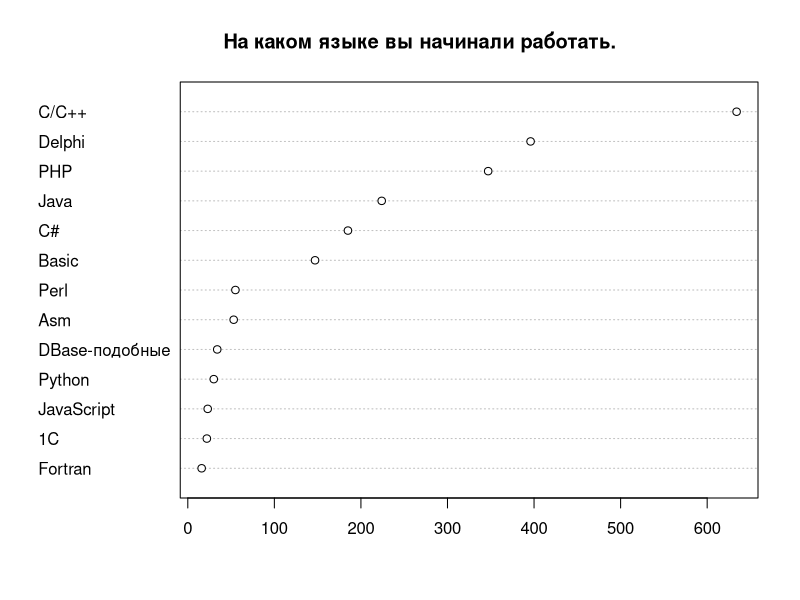
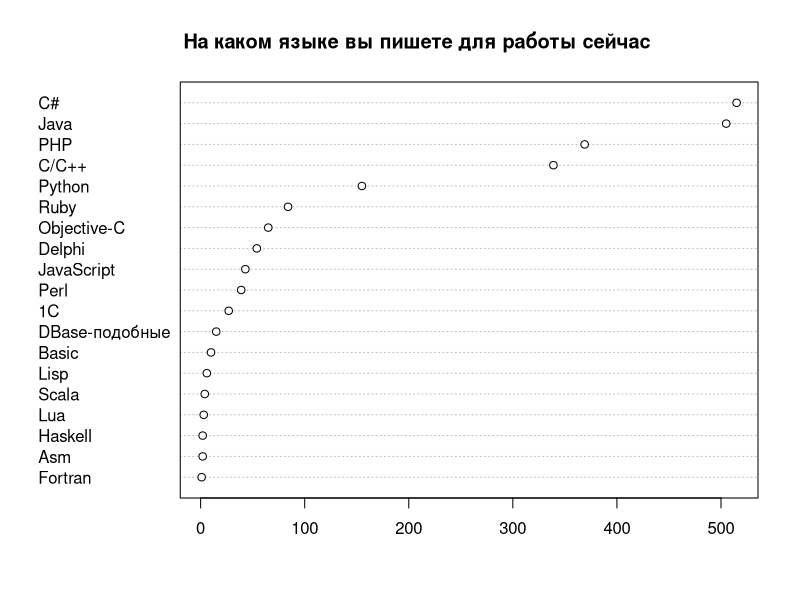
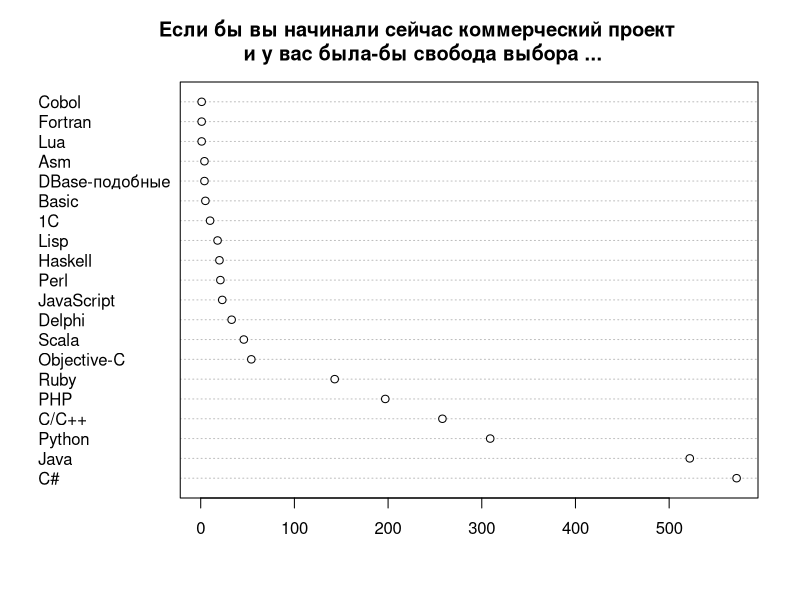
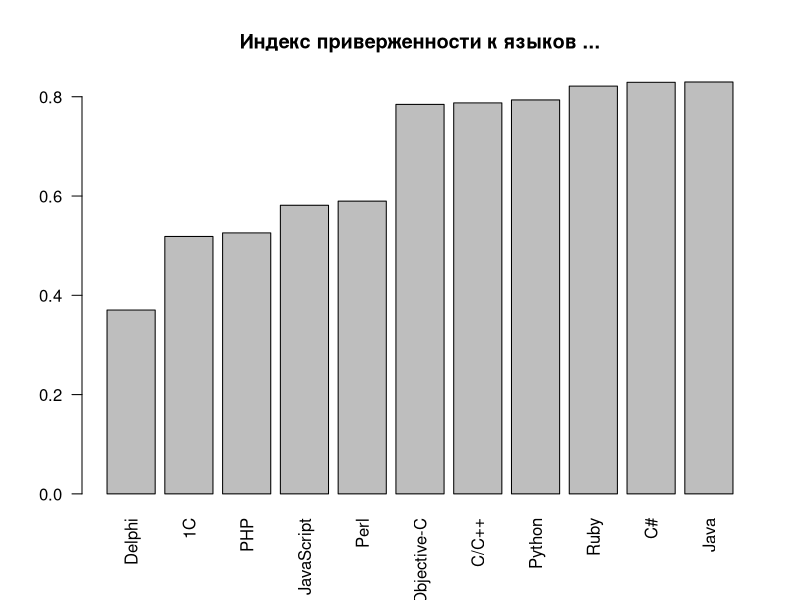
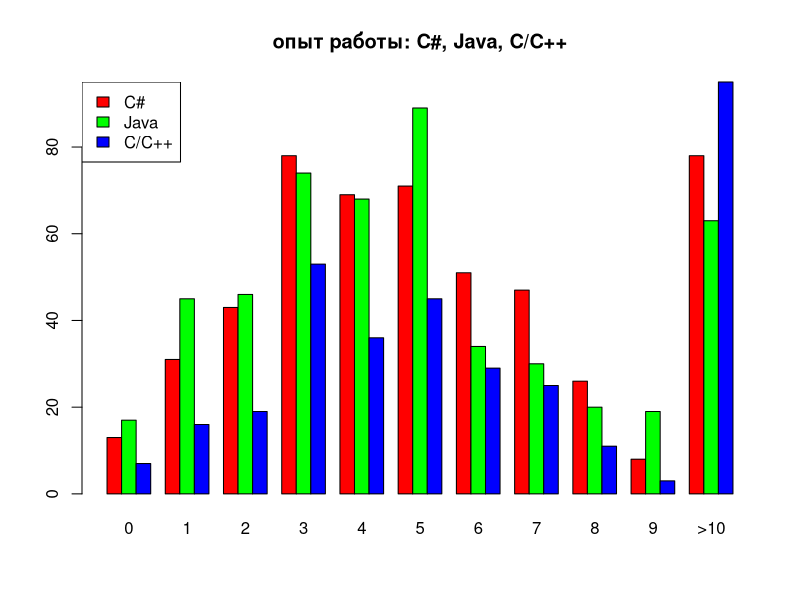
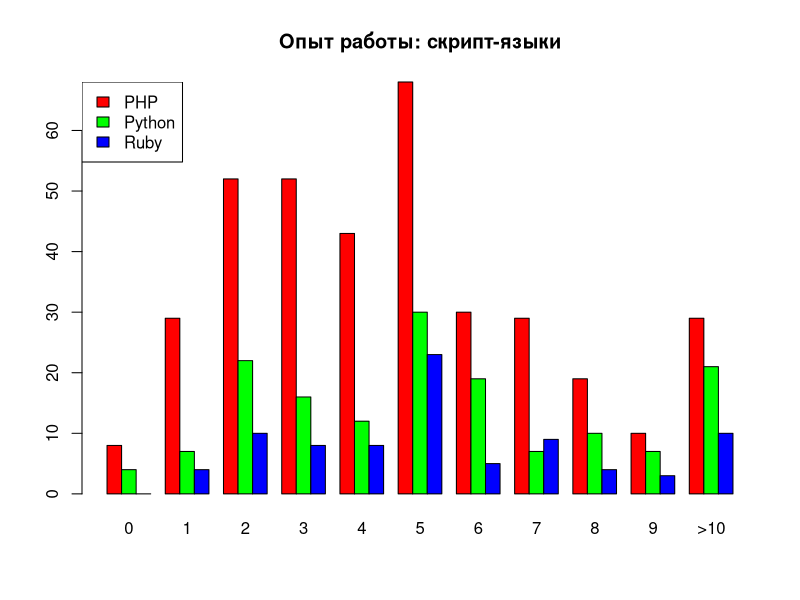
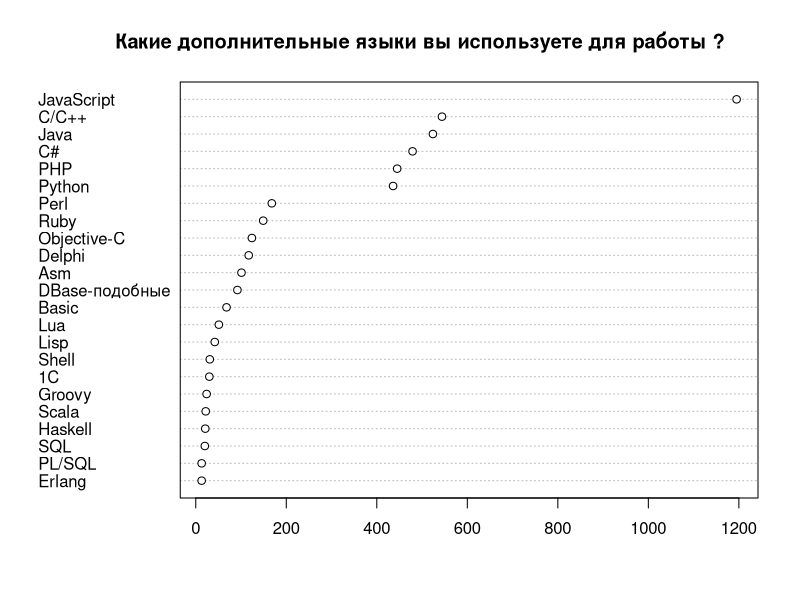
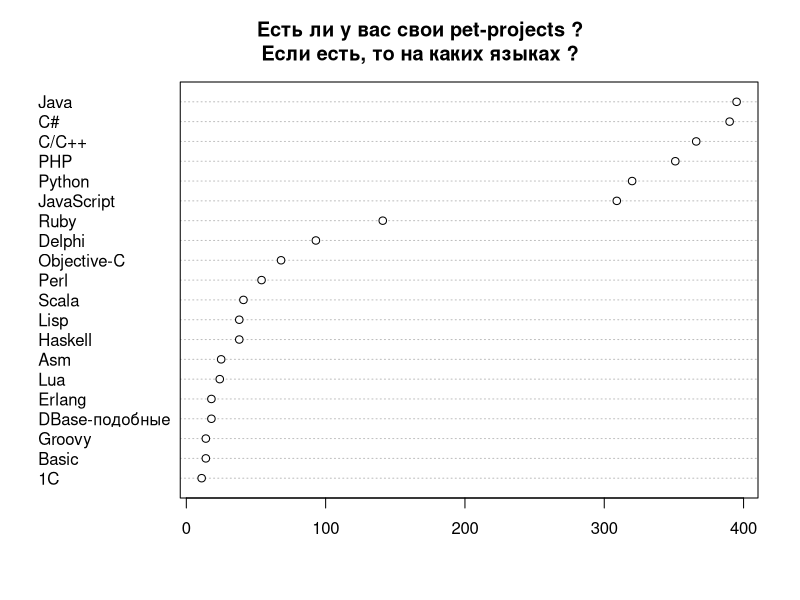

These figures' R source, in order: (Note: this script raises an error after producing the figures.)
# R scripts for cleanup and produsing some statistics for dou questionare.
# (see report on http://www.developers.org.ua/archives/rssh/2010/12/14/programming-languages-rating-2010/ )
# Statistics is incomplete, some steps (such as calculating right bounds 
#  for statistically corrected data)  not included.
#
# Use this on own risc.
#
# You can use and redistribute this scripts and GNU General Public License 
# version 2 or later.
#
# (C) Ruslan Shevchenko <ruslan@shevchenko.kiev.ua> 2010
#
# note, that scripts contains cyrillic comments in utf8 encoding.

#config
drawNow=TRUE

qs <- read.csv(file="questionare1.csv", head=TRUE, sep=",")
# normalize data

# попробуес привести к нормальному виду список дополнительных языков:
normalizeLanguage <- function(x) {
  x <- gsub("(^ )|( $)","",x);
  x <- gsub("(ActionScript(.+)$)|(Action *Script.*$)|AS3|AS|as3",
            "JavaScript",x);
  x <- gsub("actionscript|Actionscript|ActionScript|actionScript|(Adobe Fl.*)",
            "JavaScript",x);
  x <- gsub("JavaScript(.*)","JavaScript",x);
  x <- gsub("groovy","Groovy",x);
  x <- gsub("Groovy / Grails at back-end","Groovy",x);
  x <- gsub("(Groovy.*)|& Groovy","Groovy",x);
  x <- gsub("Android Java|Android","Java",x);
  x <- gsub("xslt","XSLT",x);
  x <- gsub("(built-in.*)","Other",x);
  x <- gsub("Delphi.*","Delphi",x);
  x <- gsub("(erlang)|(Erlang \\(server side\\))","Erlang",x);
  x <- gsub("Flash|Flex","JavaScript",x);
  x <- gsub("Google Go","Go",x);
  x <- gsub("Shell.*|bash|UNIX shell|unix shell|Shell.*Bash|shell|Bash|ksh","Shell",x);
  x <- gsub("(Shell.scripts)|(Shell-scripting)","Shell",x);
  x <- gsub("FoxPro","DBase-подобные",x);
  x <- gsub("Matlab","MatLab",x);
  x <- gsub("Ocaml|ocaml","OCaml",x);
  x <- gsub("(VBScript)|(VB.Net)|(VB.NET)|VBS|PureBasic","Basic",x);
  x <- gsub("JavaScript(.*)$","JavaScript",x);
  x <- gsub("MXML","",x);
  x <- gsub("(^XML$)|(^xml$)","",x);
  x <- gsub("^XSL$","XSLT",x);
  x <- gsub("Qt","",x);
  x <- gsub("English","",x);
  x <- gsub("sh","Shell",x);
  x <- gsub("php","PHP",x);
  x <- gsub("go!|go","Go",x);
  x <- gsub("TCL|tcl","Tcl",x);
  x <- gsub("TurboProlog","Prolog",x);
  x <- gsub("CPL(.*)","CPL",x);
  x <- gsub("D \\(client side\\)","D",x);
  x <- gsub("jruby","Ruby",x);
  x <- gsub("clojure","Clojure",x);
  x <- gsub("f#","F#",x);
  x <- gsub("^c$","C/C++",x);
  x <- gsub("что такое(.*)","",x);
  x <- gsub("PL-SQL|pl/sql|pl/pgsql","PL/SQL",x);
  x <- gsub("^sql$","SQL",x);
  x
}
#
languagesColumn <- function(cname) { al=NULL
  for(a in strsplit(as.character(qs[,cname]),",")) {
    al=c(al,normalizeLanguage(a))
  }
  al <- factor(al)
  al
} 
al <- languagesColumn('AdditionalLanguages')
pl <- languagesColumn('PetProjectsLanguages')

# в фиксированном списке языков тоже есть мусор  
normalizeFixLanguage <- function(x) {
 x <- gsub("(^ )|( $)","",x);
 x<-gsub("\\(выберите из списка\\)","другой",x)
}
qs['NowLanguage'] <- lapply(qs['NowLanguage'],
                            function(x){factor(normalizeFixLanguage(x))})
qs['NextLanguage'] <- lapply(qs['NextLanguage'],
                            function(x){factor(normalizeFixLanguage(x))})
qs['FirstLanguage'] <- lapply(qs['FirstLanguage'],
                            function(x){factor(normalizeFixLanguage(x))})


# удалим неиспользуемые колонки
qs$Comment <- 0
qs$Timestamp <- 0
# на чем начинали ?
sfl <- summary(qs[['FirstLanguage']])
sfl <- sfl[order(sfl)]
sfl <- sfl[-match("другой",names(sfl))]
if (drawNow) {
  png(file="sfl.png")
  dotchart(sfl[sfl>10])
  title("На каком языке вы начинали работать.")
  dev.off()
}

# на чем пишут сейчас ?
snl <- summary(qs[['NowLanguage']])
snl <- snl[order(snl)]
snl <- snl[-match("другой",names(snl))]
#  нарисуем картинку
if (drawNow) {
  png(file="snl.png")
  dotchart(snl)
  title("На каком языке вы пишете для работы сейчас ")
  dev.off()
}


# на что хотят перейти сейчас ?
sxl <- summary(qs[['NextLanguage']])
sxl <- sxl[rev(order(sxl))]


sxl <- sxl[-match("другой",names(sxl))]
if (drawNow) {
  png(file="sxl.png")
  dotchart(sxl)
  title("Если бы вы начинали сейчас коммерческий проект \n и у вас была-бы свобода выбора ...")
  dev.off()
}

#
# Индекс удовлетворенности языком (для немаргинальных):
lct <- table(qs$NowLanguage,qs$Change)
lci <- lct[,"Нет"]/(lct[,"Нет"]+lct[,"Да"])
lci <- lci[names(snl[snl>15])]
lci <- lci[order(lci)]
if (drawNow) {
  png(file="lci.png")
  barplot(lci,las=2)
  title("Индекс приверженности к языков ...")
  dev.off()
}


lct <- table(qs$NowLanguage,qs$NextLanguage)
languageAfter <- function(name) {
 mgX <- lct[name,]/snl[name]
 mgX <- mgX[mgX>0.01]
 mgX <- mgX[rev(order(mgX))]
}

#
# куда планируют перейти PHP-ники:
print("mirgation from PHP:");
print(languageAfter("PHP"))

# то-же самое для l=других языков
print("mirgation from Delphi:");
print(languageAfter("Delphi"))

print("mirgation from Java:");
print(languageAfter("Java"))

print("mirgation from C#");
print(languageAfter("C#"))

# распределение по языкам и опыту работы
lct <- table(qs$NowLanguage,qs$Experience)
langPercentage <- function(x) {
   lct[x,]/snl[x]
}

lct <- lct[names(snl[snl>50]),]
lct <- lct[,c("0","1","2","3","4","5","6","7","8","9","10 и больше")]
colnames(lct)<-c("0","1","2","3","4","5","6","7","8","9",">10")
plct <- langPercentage(rownames(lct))
if (drawNow) {
  png(file="experience1.png")
  #oldpar <- par(mfrow=c(1,2))
  names<-c("C#","Java","C/C++")
  barplot(lct[names,],beside=TRUE,col=rainbow(3))
  legend("topleft",names,fill=rainbow(3))
  title("опыт работы: C#, Java, C/C++")
  #barplot(plct[names,],beside=TRUE,col=rainbow(3))
  dev.off()
  # и для скрипт-языков
  png(file="experience2.png")
  #oldpar <- par(mfrow=c(1,2))
  names<-c("PHP","Python","Ruby")
  barplot(lct[names,],beside=TRUE,col=rainbow(3))
  title("Опыт работы: скрипт-языки")
  legend("topleft",names,fill=rainbow(3))
  #barplot(plct[names,],beside=TRUE,col=rainbow(3))
  dev.off()
  #par(oldpar)
}

# какие языки используются как дополнительные
sal<-summary(al)
sal<-sal[sal>10]
sal<-sal[order(sal)]
if (drawNow) {
  png(file="sal.png")
  dotchart(sal)
  title("Какие дополнительные языки вы используете для работы ?")
  dev.off()
}


# и для развлечения
spl <- summary(pl)
spl <- spl[spl>10]
spl <- spl[order(spl)]
if (drawNow) {
  png(file="spl.png")
  dotchart(spl)
  title("Есть ли у вас свои pet-projects ?\nЕсли есть, то на каких языках ?")
  dev.off()
}
## сколько пользователей вобще пишет для развлечения:
ppl<-qs[["PetProjectsLanguages"]]
cat("К-ство пользователей, у кого есть свои проекты:",
  length(ppl[ppl!=""])
  ,"\n"
)

## как принимается решение о выборе языка:
scl=summary(qs$Choos)
names(scl) <- c("зависит \nот проекта","заказчиком","исполнителем","моя организация\n специализируется на этом языке","совместно")
if (drawNow) {
  png(file="scl.png")
  barplot(scl)
  title("Кем принимается решение о выборе языка ?")
  text(3,1,labels=c("исполнителем"))
  text(5.5,1,labels=c("совместно"))
  dev.off()
}

## опыт работы в диаспоре и приехавшиз из украины
stu <- table(qs$inUA,qs$Experience)
stu <- stu[,c("0","1","2","3","4","5","6","7","8","9","10 и больше")]
colnames(stu)<-c("0","1","2","3","4","5","6","7","8","9",">10")
stu <- stu[c("да","нет"),]
normalizePercents<-function(tbl) 
{
 for(x in rownames(tbl)) {
   tbl[x,]<-tbl[x,]/sum(tbl[x,])
 }
 tbl
}
stu<-normalizePercents(stu)
# barcode.
# 
if (drawNow) {
  png(file="expUA.png")
  barplot(stu,beside=TRUE,legend=TRUE)
  dev.off()
}

# 
stu <- table(qs$NowLanguage,qs$inUA)
linUA=stu[,"да"]
linNotUA=stu[,"нет"]

linUA<-linUA/sum(linUA)
linUA<-linUA[order(linUA)]
linUA<-linUA[linUA>0.03]

linNotUA<-linNotUA/sum(linNotUA)
linNotUA<-linNotUA[order(linNotUA)]
linNotUA<-linNotUA[linNotUA>0.05]

names<-c("C#","Java","PHP","C/C++","Python","Ruby")
lnua<-cbind(linUA[names],linNotUA[names])
colnames(lnua)<-c("in UA","not in UA")
if (drawNow) {
  png(file="lnUA.png")
  barplot(lnua,beside=TRUE,col=rainbow(6))
  legend("topright",names,fill=rainbow(6))
  dev.off()
}


# now do summary of languages.
names<-c("C#","Java","C/C++","PHP","Python","Ruby","Objective-C","Scala",
      "Delphi", "JavaScript", "Perl", "Haskell", "Lisp", "1С", "Basic",
      "DBase-подобные", "Asm", "Lua", "Fortran", "Cobol","Groovy")

snl['Groovy']=sal['Groovy']
snl['Cobol']=0
snl <- snl[rev(order(snl))]
names <- names(snl)
rxsnl <- snl[names]
sfl['Cobol']=0
sfl['Groovy']=NA
rxsfl <- sfl[names]
sxl['Cobol']=0
sxl['Groovy']=NA
rxsxl <- sxl[names]

splf <- summary(pl)
rxspl <- splf[names]

salf <- summary(al)
rxsal <- salf[names]

rxpsnl <- rxsnl/sum(rxsnl)*100
res<-cbind(rxpsnl,rxsnl,rxsxl,rxsal,rxspl)


